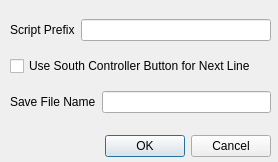
<?xml version="1.0" encoding="UTF-8"?>
<ui version="4.0">
 <class>Settings</class>
 <widget class="QDialog" name="Settings">
  <property name="geometry">
   <rect>
    <x>0</x>
    <y>0</y>
    <width>278</width>
    <height>162</height>
   </rect>
  </property>
  <property name="windowTitle">
   <string>Dialog</string>
  </property>
  <widget class="QDialogButtonBox" name="dialogButtons">
   <property name="geometry">
    <rect>
     <x>10</x>
     <y>130</y>
     <width>261</width>
     <height>32</height>
    </rect>
   </property>
   <property name="orientation">
    <enum>Qt::Horizontal</enum>
   </property>
   <property name="standardButtons">
    <set>QDialogButtonBox::Cancel|QDialogButtonBox::Ok</set>
   </property>
  </widget>
  <widget class="QWidget" name="layoutWidget">
   <property name="geometry">
    <rect>
     <x>10</x>
     <y>10</y>
     <width>261</width>
     <height>114</height>
    </rect>
   </property>
   <layout class="QVBoxLayout" name="verticalLayout">
    <item>
     <layout class="QHBoxLayout" name="prefixSetting">
      <item>
       <widget class="QLabel" name="label">
        <property name="text">
         <string>Script Prefix</string>
        </property>
       </widget>
      </item>
      <item>
       <widget class="QLineEdit" name="scriptPrefix"/>
      </item>
     </layout>
    </item>
    <item>
     <layout class="QHBoxLayout" name="controllerSetting">
      <item>
       <widget class="QCheckBox" name="controllerFlip">
        <property name="text">
         <string>Use South Controller Button for Next Line</string>
        </property>
       </widget>
      </item>
     </layout>
    </item>
    <item>
     <layout class="QHBoxLayout" name="saveSetting">
      <item>
       <widget class="QLabel" name="label_3">
        <property name="text">
         <string>Save File Name</string>
        </property>
       </widget>
      </item>
      <item>
       <widget class="QLineEdit" name="saveFileName"/>
      </item>
     </layout>
    </item>
   </layout>
  </widget>
 </widget>
 <resources/>
 <connections>
  <connection>
   <sender>dialogButtons</sender>
   <signal>accepted()</signal>
   <receiver>Settings</receiver>
   <slot>accept()</slot>
   <hints>
    <hint type="sourcelabel">
     <x>248</x>
     <y>254</y>
    </hint>
    <hint type="destinationlabel">
     <x>157</x>
     <y>274</y>
    </hint>
   </hints>
  </connection>
  <connection>
   <sender>dialogButtons</sender>
   <signal>rejected()</signal>
   <receiver>Settings</receiver>
   <slot>reject()</slot>
   <hints>
    <hint type="sourcelabel">
     <x>316</x>
     <y>260</y>
    </hint>
    <hint type="destinationlabel">
     <x>286</x>
     <y>274</y>
    </hint>
   </hints>
  </connection>
 </connections>
</ui>
